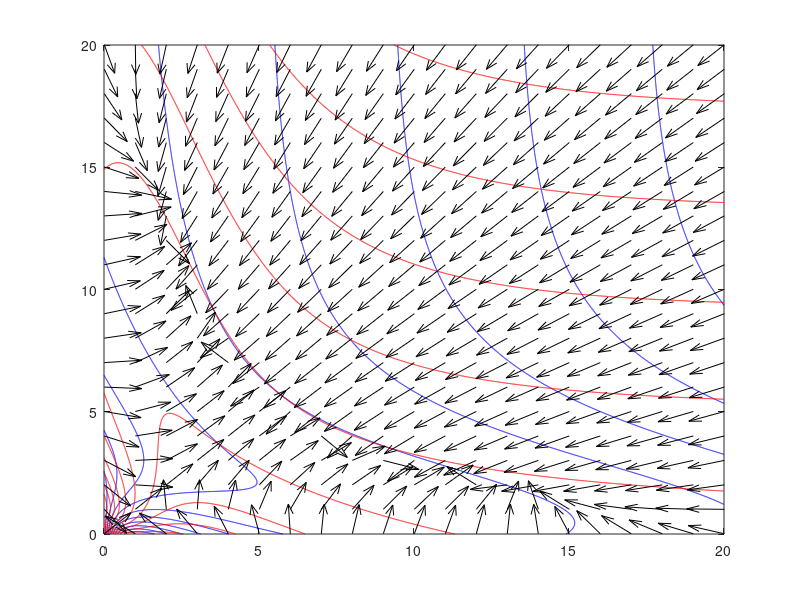

Here is the MATLAB script that generated this plot: (Note: this script raises an error after producing the figure.)
% This code generate the nullcline for the toggle siwtch circuit ODE system  

% parameter set
k0x=0.01; k1x=2; Kx=5; d0x=0.1;

k0y=k0x; k1y=k1x; Ky=Kx*1; d0y=d0x*1; 

n2=2; tsc=0.1; Jd1=1; n=2; kg=0.9;


%Defining variable values
yp = 20:-0.01:0;
y = repmat(yp',1,length(yp));


xp = 0:0.01:20;
x = repmat(xp,length(xp),1);

dx=1;
yq = 20.01:-dx:0.01;
yq1 = repmat(yq',1,length(yq));


xq = 0.01:dx:20.01;
xq1 = repmat(xq,length(xq),1);



m=2;
% Defining dx/dt and dy/dt
zx =  k0x*tsc + k1x*tsc*Kx^n./(y.^n+Kx^n) - d0x*tsc*x - kg*x./(1+((x+y)/Jd1).^m);
zy =  k0y*tsc + k1y*tsc*Ky^n./(x.^n+Ky^n) - d0y*tsc*y - kg*y./(1+((x+y)/Jd1).^m);

%plotting nullcline using contour plot 
contour(xp,yp,zx,[0 0],'b',LineWidth=2)
hold on
contour(xp,yp,zy,[0 0],'r',LineWidth=2)


zxq =  k0x*tsc + k1x*tsc*Kx^n./(yq1.^n+Kx^n) - d0x*tsc*xq1 - kg*xq1./(1+((xq1+yq1)/Jd1).^m);
zyq =  k0y*tsc + k1y*tsc*Ky^n./(xq1.^n+Ky^n) - d0y*tsc*yq1 - kg*yq1./(1+((xq1+yq1)/Jd1).^m);

zxqn=zxq./sqrt(zxq.^2+zyq.^2);
 zyqn=zyq./sqrt(zxq.^2+zyq.^2);


% Directional field calculation and plotting
q=quiver(xq,yq,zxqn,zyqn,'k');
 q.AutoScaleFactor = 0.3;


title("m="+ m + "")
xlim([0 15])
ylim([0 15])

xlabel('x_1')
set(gca,'YDir','normal')
legend('dx_1/dt=0','dx_2/dt=0')
ylabel('x_2')



